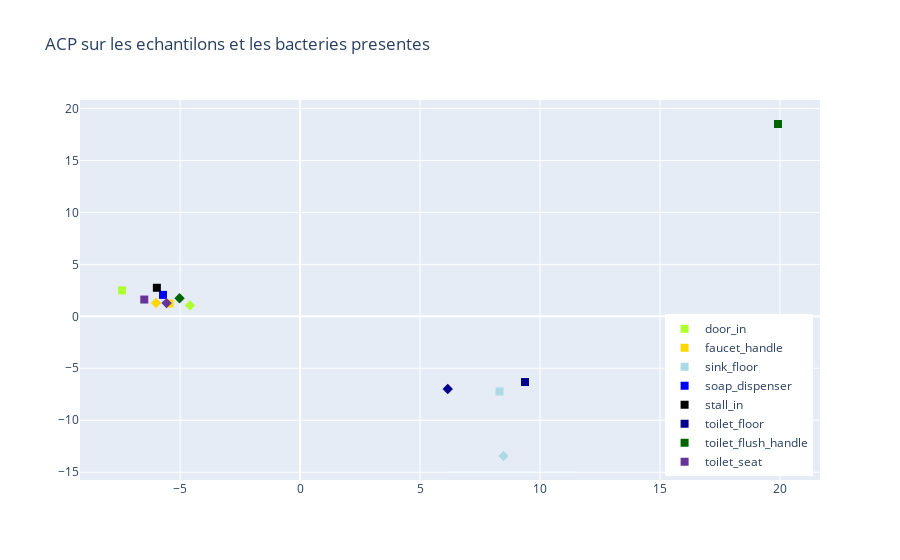

This figure's notebook cell:
### Code cell
#Objectif : ACP des differents echantillons selon les genres bacteriens presents

import plotly.graph_objects as go
from plotly.validators.scatter.marker import SymbolValidator
from sklearn.decomposition import PCA
from sklearn.preprocessing import StandardScaler

#Regroupement par genre
matrice=df.groupby(by="genre").sum()
samples = list(matrice.columns.values)


#normalisation de la matrice transposé regrouper par embranchement 
matriceT = matrice.transpose()
matriceTN = StandardScaler().fit_transform(matriceT)

#Calcul de l'ACP avec sklearn en conservant 2 var
pca = PCA(n_components=2)
principalComponents = pca.fit_transform(matriceTN)
principalDf = pd.DataFrame(data = principalComponents
             , columns = ['principal component 1', 'principal component 2'])

#Aout de differentes colonnes
principalDf['echantillon']=samples

type_ech = list(map(lambda x:x[-1], samples) )
principalDf['type']= type_ech

group_ech= list(map(lambda x:x[:-2], samples))
principalDf['groupe']= group_ech


color = {'door_in': 'greenyellow',
         'faucet_handle': 'gold',
         'sink_floor': 'lightblue',
         'soap_dispenser': 'blue',
         'stall_in': 'black',
         'toilet_floor': 'darkblue',
         'toilet_flush_handle': 'darkgreen',
         'toilet_seat': 'rebeccapurple'}

fig = go.Figure()
for g in principalDf['groupe'].unique():
    dfp = principalDf[principalDf['groupe']==g]
    fig.add_traces(go.Scatter(x=dfp['principal component 1'], 
                              y=dfp['principal component 2'], 
                              mode='markers',
                              marker_symbol=principalDf['type'],
                              name=g,
                              text=dfp['echantillon'],
                              marker_size=8,
                              marker = dict(color=color[g])
                             ))

fig.update_layout(title="ACP sur les echantilons et les bacteries presentes" )

fig.update_layout(legend=dict(
    yanchor="bottom",
    y=0.01,
    xanchor="right",
    x=0.99,
))

fig.show()

### Figure 1 — Plotly figure (JSON) as saved in the notebook; plotly's stock layout.template omitted (floating-point values rounded to 4 significant figures)
{"data": [{"marker": {"color": "greenyellow", "size": 8, "symbol": ["1", "2", "1", "2", "1", "2", "1", "1", "1", "2", "1", "2", "1", "2"]}, "mode": "markers", "name": "door_in", "text": ["door_in_1", "door_in_2"], "type": "scatter", "x": [-7.424, -4.59], "y": [2.491, 1.049]}, {"marker": {"color": "gold", "size": 8, "symbol": ["1", "2", "1", "2", "1", "2", "1", "1", "1", "2", "1", "2", "1", "2"]}, "mode": "markers", "name": "faucet_handle", "text": ["faucet_handle_1", "faucet_handle_2"], "type": "scatter", "x": [-5.447, -6.007], "y": [1.231, 1.28]}, {"marker": {"color": "lightblue", "size": 8, "symbol": ["1", "2", "1", "2", "1", "2", "1", "1", "1", "2", "1", "2", "1", "2"]}, "mode": "markers", "name": "sink_floor", "text": ["sink_floor_1", "sink_floor_2"], "type": "scatter", "x": [8.31, 8.482], "y": [-7.227, -13.44]}, {"marker": {"color": "blue", "size": 8, "symbol": ["1", "2", "1", "2", "1", "2", "1", "1", "1", "2", "1", "2", "1", "2"]}, "mode": "markers", "name": "soap_dispenser", "text": ["soap_dispenser_1"], "type": "scatter", "x": [-5.714], "y": [2.063]}, {"marker": {"color": "black", "size": 8, "symbol": ["1", "2", "1", "2", "1", "2", "1", "1", "1", "2", "1", "2", "1", "2"]}, "mode": "markers", "name": "stall_in", "text": ["stall_in_1"], "type": "scatter", "x": [-5.971], "y": [2.747]}, {"marker": {"color": "darkblue", "size": 8, "symbol": ["1", "2", "1", "2", "1", "2", "1", "1", "1", "2", "1", "2", "1", "2"]}, "mode": "markers", "name": "toilet_floor", "text": ["toilet_floor_1", "toilet_floor_2"], "type": "scatter", "x": [9.375, 6.154], "y": [-6.324, -7.0]}, {"marker": {"color": "darkgreen", "size": 8, "symbol": ["1", "2", "1", "2", "1", "2", "1", "1", "1", "2", "1", "2", "1", "2"]}, "mode": "markers", "name": "toilet_flush_handle", "text": ["toilet_flush_handle_1", "toilet_flush_handle_2"], "type": "scatter", "x": [19.92, -5.025], "y": [18.51, 1.736]}, {"marker": {"color": "rebeccapurple", "size": 8, "symbol": ["1", "2", "1", "2", "1", "2", "1", "1", "1", "2", "1", "2", "1", "2"]}, "mode": "markers", "name": "toilet_seat", "text": ["toilet_seat_1", "toilet_seat_2"], "type": "scatter", "x": [-6.496, -5.568], "y": [1.616, 1.273]}], "layout": {"legend": {"x": 0.99, "xanchor": "right", "y": 0.01, "yanchor": "bottom"}, "title": {"text": "ACP sur les echantilons et les bacteries presentes"}}}
